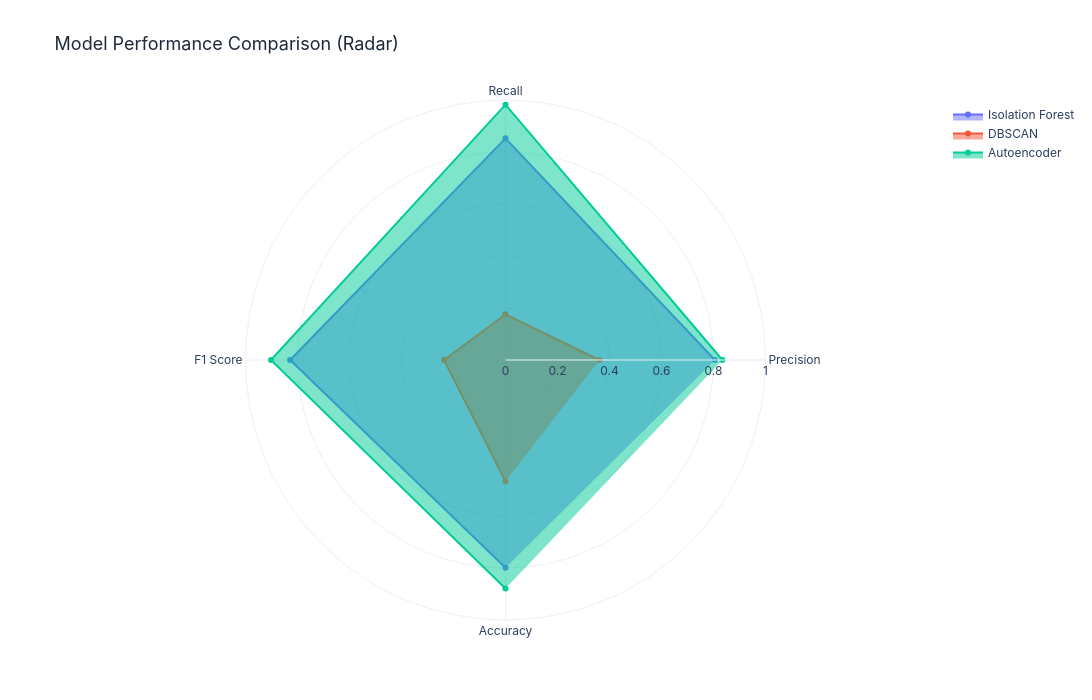

The notebook cell this image was saved under:
### Markdown cell above
Let's also generate a Radar Chart comparing all metrics simultaneously across all models.

### Code cell
fig_radar = radar_chart(comparison_df)
fig_radar.show()

### Figure 1 — Plotly figure (JSON) as saved in the notebook; plotly's stock layout.template omitted (floating-point values rounded to 4 significant figures)
{"data": [{"fill": "toself", "name": "Isolation Forest", "r": [0.8054, 0.8525, 0.8283, 0.7987], "theta": ["Precision", "Recall", "F1 Score", "Accuracy"], "type": "scatterpolar"}, {"fill": "toself", "name": "DBSCAN", "r": [0.3613, 0.1756, 0.2363, 0.4662], "theta": ["Precision", "Recall", "F1 Score", "Accuracy"], "type": "scatterpolar"}, {"fill": "toself", "name": "Autoencoder", "r": [0.8344, 0.9821, 0.9022, 0.8789], "theta": ["Precision", "Recall", "F1 Score", "Accuracy"], "type": "scatterpolar"}], "layout": {"font": {"family": "Outfit, Inter, Roboto, sans-serif", "size": 12}, "height": 700, "polar": {"radialaxis": {"range": [0, 1], "visible": true}}, "showlegend": true, "title": {"font": {"color": "#1E293B", "family": "Outfit, Inter, Roboto, sans-serif", "size": 18}, "text": "Model Performance Comparison (Radar)", "x": 0.05, "xanchor": "left"}, "width": 1200}}
